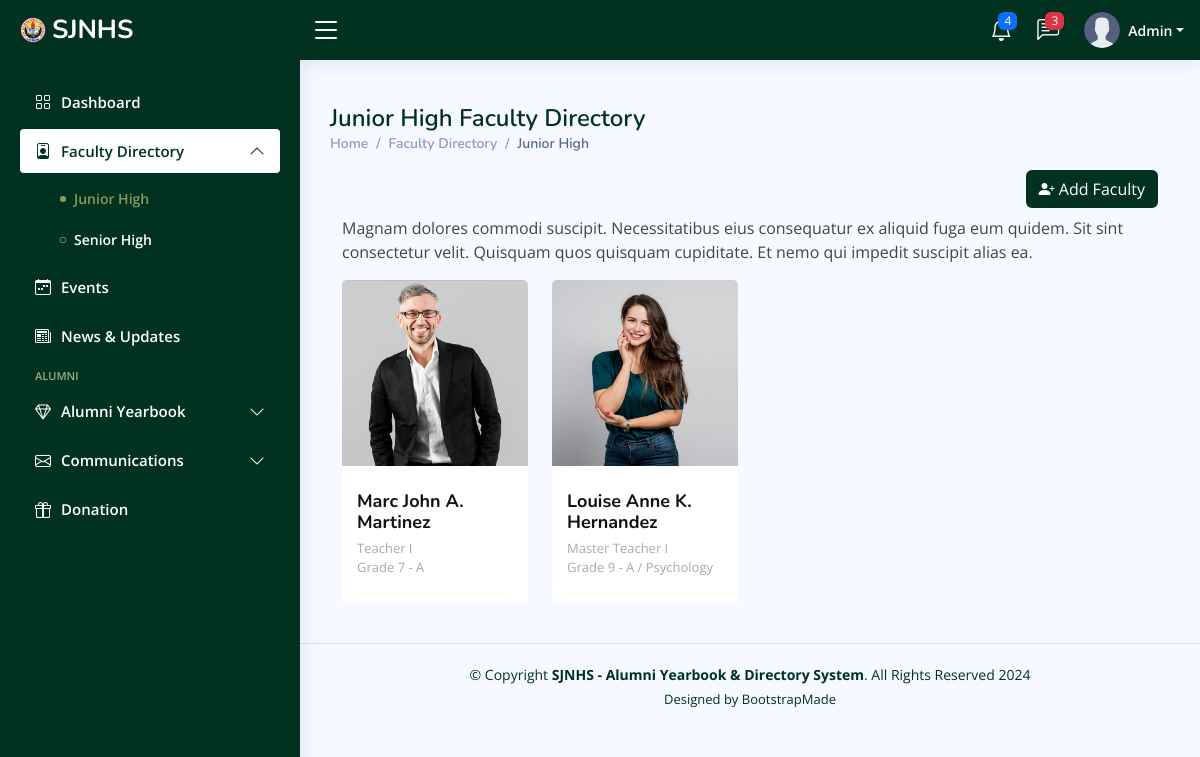
/admin/juniorhs-faculty.php (signed in), run on an earlier commit of the app's database.
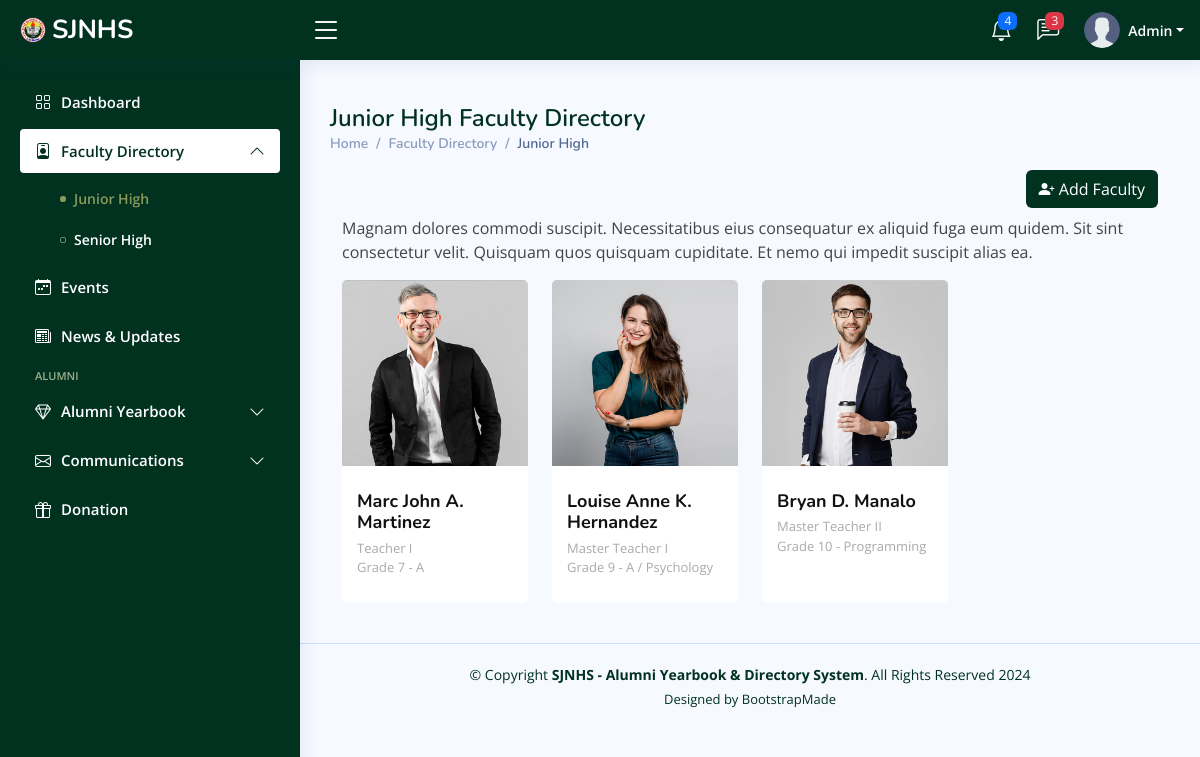
And on a later commit of the database.
### tables this page shows
CREATE TABLE `faculty` (
  `id` int(11) NOT NULL,
  `firstname` varchar(255) NOT NULL,
  `middlename` varchar(255) NOT NULL,
  `lastname` varchar(255) NOT NULL,
  `email` varchar(150) NOT NULL,
  `phone_num` varchar(50) NOT NULL,
  `designation` varchar(50) NOT NULL,
  `hs_type` varchar(50) NOT NULL,
  `grade` int(11) NOT NULL,
  `sect_subj` varchar(50) NOT NULL,
  `profile_picture` varchar(255) NOT NULL,
  `date_created` date NOT NULL DEFAULT current_timestamp()
);

### admin/juniorhs-faculty.php (the view, shortened to what this page needs)
<?php
include_once 'includes/header.php';
include_once 'includes/conn.php';
?>
<aside id="sidebar" class="sidebar">
    <ul class="sidebar-nav" id="sidebar-nav">
        <li class="nav-item">
            <a class="nav-link collapsed" href="dashboard.php">
                <i class="bi bi-grid"></i>
                <span>Dashboard</span>
            </a>
        </li>
        <li class="nav-item">
            <a class="nav-link" data-bs-target="#faculty-nav" data-bs-toggle="collapse" href="#">
                <i class="bi bi-person-badge"></i><span>Faculty Directory</span><i
                    class="bi bi-chevron-down ms-auto"></i>
            </a>
            <ul id="faculty-nav" class="nav-content collapse show" data-bs-parent="#sidebar-nav">
                <li>
                    <a href="juniorhs-faculty.php" class="active">
                        <i class="bi bi-circle"></i><span>Junior High</span>
                    </a>
                </li>
                <li>
                    <a href="seniorhs-faculty.php">
                        <i class="bi bi-circle"></i><span>Senior High</span>
                    </a>
                </li>
            </ul>
        </li>
        <li class="nav-item">
            <a class="nav-link collapsed" href="events.php">
                <i class="bi bi-calendar-week"></i>
                <span>Events</span>
            </a>
        </li>
        <li class="nav-item">
            <a class="nav-link collapsed" href="news-and-updates.php">
                <i class="bi bi-newspaper"></i>
                <span>News &amp; Updates</span>
            </a>
        </li>
        <li class="nav-heading">Alumni</li>
        <li class="nav-item">
            <a class="nav-link collapsed" data-bs-target="#alumni-nav" data-bs-toggle="collapse" href="#">
                <i class="bi bi-gem"></i><span>Alumni Yearbook</span><i class="bi bi-chevron-down ms-auto"></i>
            </a>
        </li>
        <li class="nav-item">
            <a class="nav-link collapsed" data-bs-target="#comms-nav" data-bs-toggle="collapse" href="#">
                <i class="bi bi-envelope"></i><span>Communications</span><i class="bi bi-chevron-down ms-auto"></i>
            </a>
        </li>
        <li class="nav-item">
            <a class="nav-link collapsed" href="pages-error-404.html">
                <i class="bi bi-gift"></i>
                <span>Donation</span>
            </a>
        </li>
    </ul>
</aside>
<main id="main" class="main">
    <div class="pagetitle">
        <h1>Junior High Faculty Directory</h1>
        <nav>
            <ol class="breadcrumb">
                <li class="breadcrumb-item"><a href="dashboard.php">Home</a></li>
                <li class="breadcrumb-item">Faculty Directory</li>
                <li class="breadcrumb-item active">Junior High</li>
            </ol>
        </nav>
    </div>
    <section class="section dashboard">
        <div class="row">
            <div class="col-lg-12">
                <div id="user" class="user">
                    <div class="container" data-aos="fade-up">
                        <div class="section-title">
                            <div class="d-grid gap-2 d-md-flex justify-content-md-end mb-2">
                                <button class="btn text-white" style="background-color:#013220" type="button"
                                    data-bs-toggle="modal" data-bs-target="#addfaculty"><i
                                        class="bi bi-person-plus-fill"></i> Add Faculty</button>
                            </div>
                            <p>Magnam dolores commodi suscipit. Necessitatibus eius consequatur ex aliquid fuga eum
                                quidem. Sit sint consectetur velit. Quisquam quos quisquam cupiditate. Et nemo qui
                                impedit suscipit alias ea.</p>
                        </div>
                        <div class="row">
                            <?php
$sql = "SELECT * FROM faculty WHERE `hs_type` = 'JHS'";
$result = mysqli_query($conn, $sql);
if (mysqli_num_rows($result) > 0) {
    while ($row = mysqli_fetch_assoc($result)) {
        $middlenameInitial = substr($row['middlename'], 0, 1);
        ?>
                            <div class="col-lg-3 col-md-6 d-flex align-items-stretch">
                                <div class="member" data-aos="fade-up" data-aos-delay="100">
                                    <div class="member-img">
                                        <img src="<?php echo $row['profile_picture']; ?>" class="img-fluid" alt="">
                                    </div>
                                    <div class="member-info">
                                        <h4><?php echo $row['firstname'] . " " . $middlenameInitial . ". " . $row['lastname']; ?>
                                        </h4>
                                        <span><?php echo $row['designation'] . " <br> Grade " . $row['grade'] . " - " . $row['sect_subj']; ?></span>
                                    </div>
                                </div>
                            </div>
                            <?php
}
} else {
    echo "No team members found.";
}
?>
                        </div>
                    </div>
                </div>
            </div>
        </div>
    </section>
</main>
<?php
include_once 'includes/footer.php';
?>

### admin/includes/header.php (shortened to what this page needs)
<!DOCTYPE html>
<html lang="en">
<head>
    <link href="assets/vendor/bootstrap/css/bootstrap.min.css" rel="stylesheet">
    <link href="assets/vendor/bootstrap-icons/bootstrap-icons.css" rel="stylesheet">
    <link href="assets/vendor/boxicons/css/boxicons.min.css" rel="stylesheet">
    <link href="assets/vendor/quill/quill.snow.css" rel="stylesheet">
    <link href="assets/vendor/quill/quill.bubble.css" rel="stylesheet">
    <link href="assets/vendor/remixicon/remixicon.css" rel="stylesheet">
    <link href="assets/vendor/simple-datatables/style.css" rel="stylesheet">
    <link href="assets/css/style.css" rel="stylesheet">
</head>
<body>
    <header id="header" class="header fixed-top d-flex align-items-center">
        <div class="d-flex align-items-center justify-content-between">
            <a href="dashboard.php" class="logo d-flex align-items-center">
                <img src="assets/img/favicon.png" alt="">
                <span class="d-none d-lg-block">SJNHS</span>
            </a>
            <i class="bi bi-list toggle-sidebar-btn"></i>
        </div>
        <nav class="header-nav ms-auto">
            <ul class="d-flex align-items-center">
                <li class="nav-item dropdown">
                    <a class="nav-link nav-icon" href="#" data-bs-toggle="dropdown">
                        <i class="bi bi-bell"></i>
                        <span class="badge bg-primary badge-number">4</span>
                    </a>
                </li>
                <li class="nav-item dropdown">
                    <a class="nav-link nav-icon" href="#" data-bs-toggle="dropdown">
                        <i class="bi bi-chat-left-text"></i>
                        <span class="badge bg-danger badge-number">3</span>
                    </a>
                </li>
                <li class="nav-item dropdown pe-3">
                    <a class="nav-link nav-profile d-flex align-items-center pe-0" href="#" data-bs-toggle="dropdown">
                        <img src="assets/img/user.png" alt="Profile" class="rounded-circle">
                        <span class="d-none d-md-block dropdown-toggle ps-2">Admin</span>
                    </a>
                </li>
            </ul>
        </nav>
    </header>

### admin/includes/conn.php (shortened to what this page needs)
<?php
echo "Connected successfully";
?>

### admin/includes/footer.php (shortened to what this page needs)
<footer id="footer" class="footer">
    <div class="copyright">
        &copy; Copyright <strong><span>SJNHS - Alumni Yearbook & Directory System</span></strong>. All Rights Reserved
        2024
    </div>
    <div class="credits">
        Designed by <a href="https://bootstrapmade.com/">BootstrapMade</a>
    </div>
</footer>
</body>
</html>

### admin/assets/css/style.css (style rules this page uses)
:root { scroll-behavior: smooth; }
body { font-family: "Open Sans", sans-serif; background: #f6f9ff; color: #444444; }
a { color: #013220; text-decoration: none; }
h1, h2, h3, h4, h5, h6 { font-family: "Nunito", sans-serif; }
#main { margin-top: 60px; padding: 20px 30px; transition: all 0.3s; }
.pagetitle { margin-bottom: 10px; }
.pagetitle h1 { font-size: 24px; margin-bottom: 0; font-weight: 600; color: #013220; }
.breadcrumb { font-size: 14px; font-family: "Nunito", sans-serif; color: #899bbd; font-weight: 600; }
.breadcrumb a { color: #899bbd; transition: 0.3s; }
.breadcrumb .breadcrumb-item::before { color: #899bbd; }
.breadcrumb .active { color: #51678f; font-weight: 600; }
.logo { line-height: 1; }
@media (min-width: 1200px) { .logo { width: 280px; } }
.logo img { max-height: 26px; margin-right: 6px; }
.logo span { font-size: 26px; font-weight: 700; color: #fff; font-family: "Nunito", sans-serif; }
.header { transition: all 0.5s; z-index: 997; height: 60px; box-shadow: 0px 2px 20px rgba(1, 41, 112, 0.1); background-color: #013220; padding-left: 20px; }
.header .toggle-sidebar-btn { font-size: 32px; padding-left: 10px; cursor: pointer; color: #fff; }
.header-nav ul { list-style: none; }
.header-nav>ul { margin: 0; padding: 0; }
.header-nav .nav-icon { font-size: 22px; color: #fff; margin-right: 25px; position: relative; }
.header-nav .nav-profile { color: #fff; }
.header-nav .nav-profile img { max-height: 36px; }
.header-nav .nav-profile span { font-size: 14px; font-weight: 600; }
.header-nav .badge-number { position: absolute; inset: -2px -5px auto auto; font-weight: normal; font-size: 12px; padding: 3px 6px; }
.sidebar { position: fixed; top: 60px; left: 0; bottom: 0; width: 300px; z-index: 996; transition: all 0.3s; padding: 20px; overflow-y: auto; scrollbar-width: thin; scrollbar-color: #aab7cf transparent; box-shadow: 0px 0px 20px rgba(1, 41, 112, 0.1); background-color: #013220; }
@media (min-width: 1200px) { #main, #footer { margin-left: 300px; } }
.sidebar-nav { padding: 0; margin: 0; list-style: none; }
.sidebar-nav li { padding: 0; margin: 0; list-style: none; }
.sidebar-nav .nav-item { margin-bottom: 5px; }
.sidebar-nav .nav-heading { font-size: 11px; text-transform: uppercase; color: #9CAF88; font-weight: 600; margin: 10px 0 5px 15px; }
.sidebar-nav .nav-link { display: flex; align-items: center; font-size: 15px; font-weight: 600; color: #013220; transition: 0.3; background: #fff; padding: 10px 15px; border-radius: 4px; }
.sidebar-nav .nav-link i { font-size: 16px; margin-right: 10px; color: #013220; }
.sidebar-nav .nav-link.collapsed { color: #fff; background: #013220; }
.sidebar-nav .nav-link.collapsed i { color: #fff; }
.sidebar-nav .nav-link .bi-chevron-down { margin-right: 0; transition: transform 0.2s ease-in-out; }
.sidebar-nav .nav-link:not(.collapsed) .bi-chevron-down { transform: rotate(180deg); }
.sidebar-nav .nav-content { padding: 5px 0 0 0; margin: 0; list-style: none; }
.sidebar-nav .nav-content a { display: flex; align-items: center; font-size: 14px; font-weight: 600; color: #fff; transition: 0.3; padding: 10px 0 10px 40px; transition: 0.3s; }
.sidebar-nav .nav-content a i { font-size: 6px; margin-right: 8px; line-height: 0; border-radius: 50%; }
.sidebar-nav .nav-content a:hover, .sidebar-nav .nav-content a.active { color: #8A9A5B; }
.sidebar-nav .nav-content a.active i { background-color: #8A9A5B; }
.user .member { margin-bottom: 20px; overflow: hidden; border-radius: 5px; background: #fff; position: relative; }
.user .member .member-img { position: relative; overflow: hidden; }
.user .member .member-info { padding: 25px 15px; }
.user .member .member-info h4 { font-weight: 700; margin-bottom: 5px; font-size: 18px; color: #111111; }
.user .member .member-info span { display: block; font-size: 13px; font-weight: 400; color: #aaaaaa; }
.footer { padding: 20px 0; font-size: 14px; transition: all 0.3s; border-top: 1px solid #cddfff; }
.footer .copyright { text-align: center; color: #013220; }
.footer .credits { padding-top: 5px; text-align: center; font-size: 13px; color: #013220; }

What changed in the data, as far as the page shows it:
added faculty: profile_picture (picture), firstname "Bryan", middlename "D", lastname "Manalo", designation "Master Teacher II", grade "10", sect_subj "Programming"
